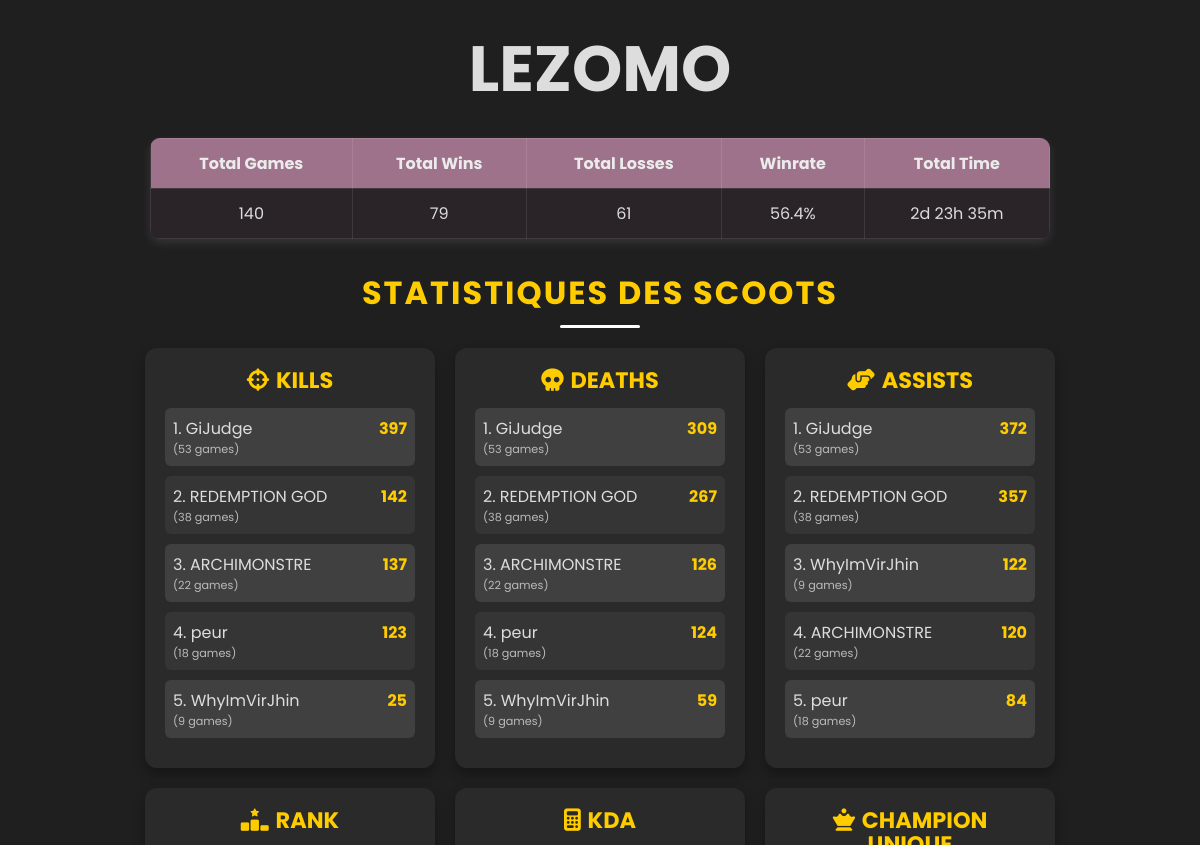
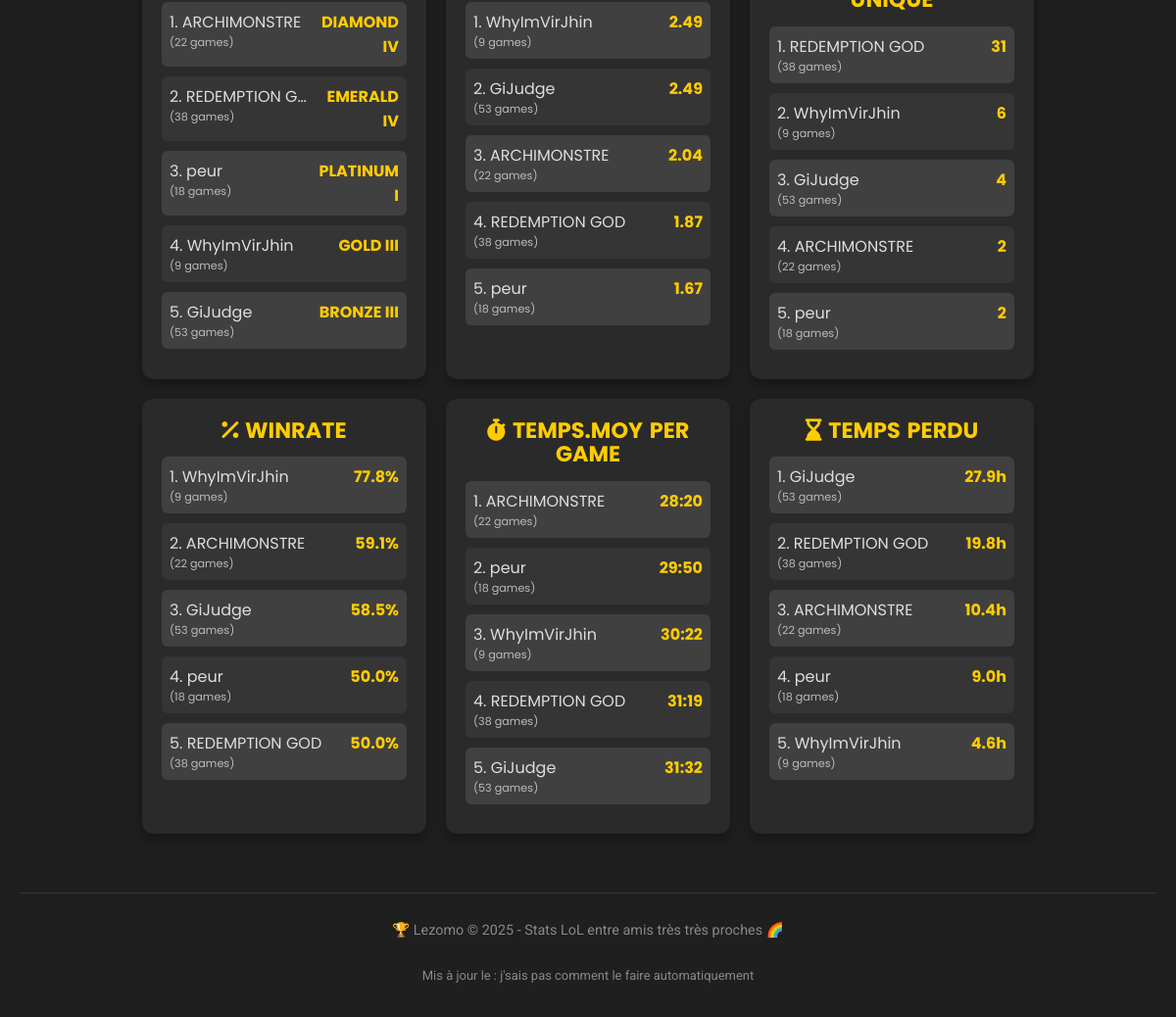
Before: / with the older database file (2 pictures, top to bottom).
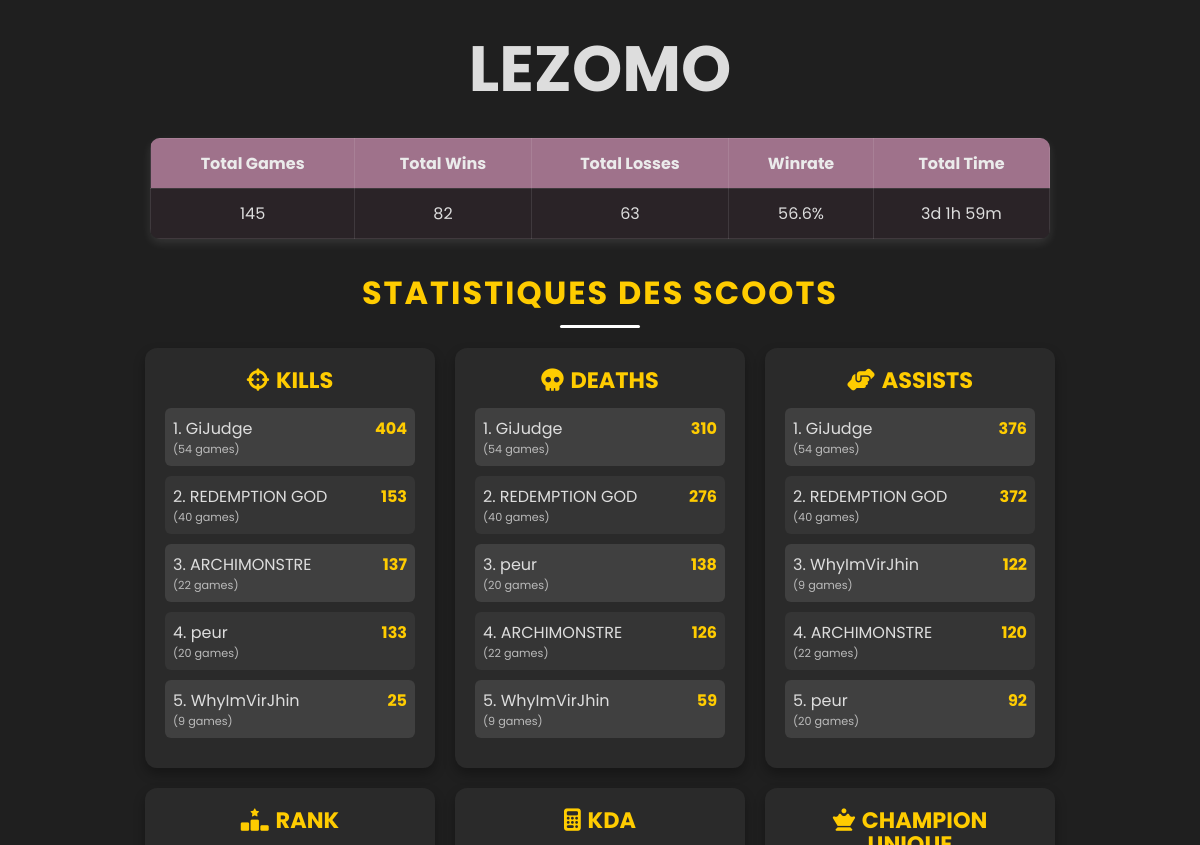
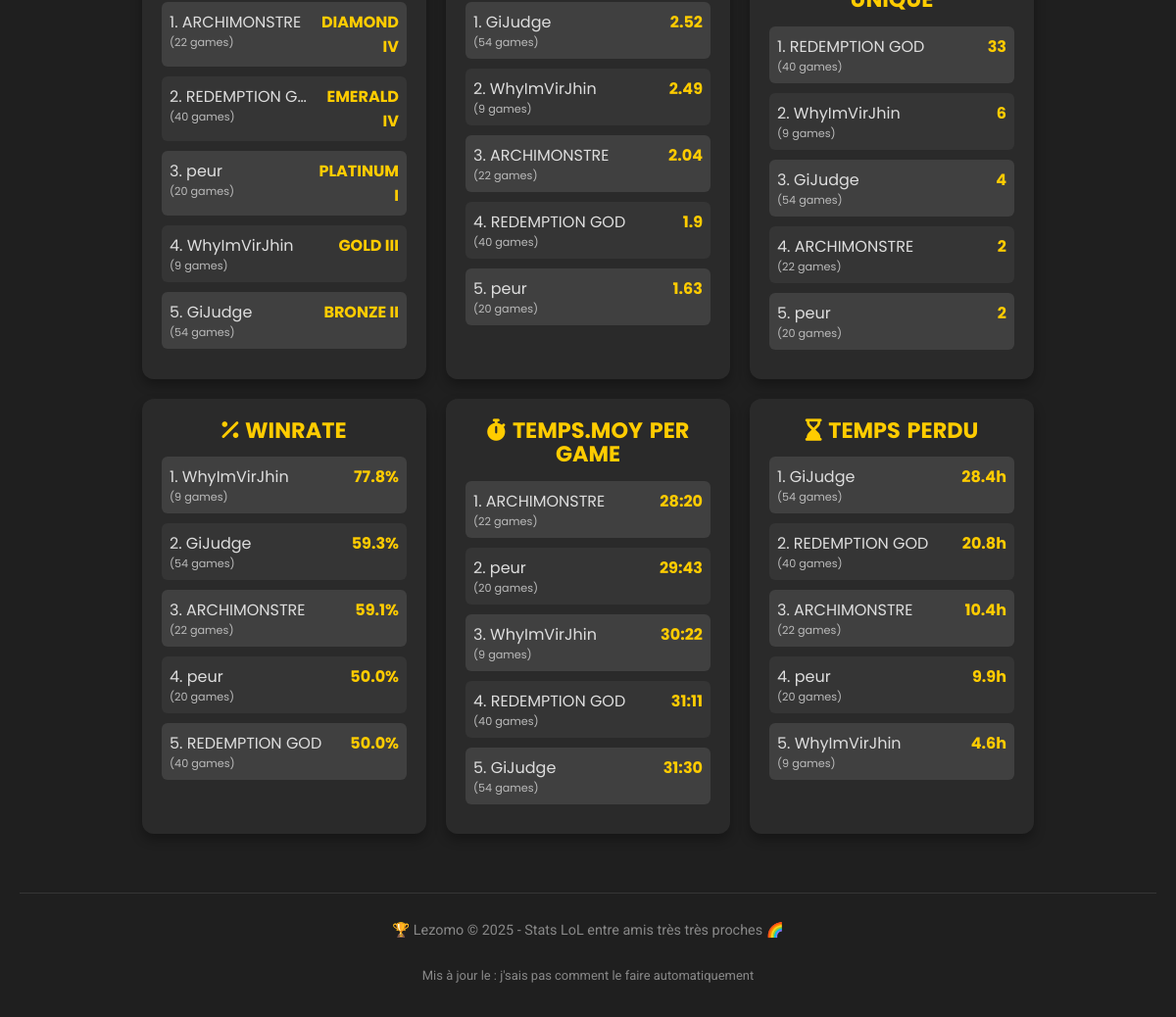
After: the same page with the newer database file (2 pictures, top to bottom).
### tables this page shows
CREATE TABLE players (
            player_id TEXT PRIMARY KEY,
            game_name TEXT,
            tag_line TEXT,
            puuid TEXT,
            summoner_id TEXT,
            summoner_level INTEGER,
            rank TEXT,
            tier TEXT,
            league_points INTEGER,
            wins INTEGER,
            losses INTEGER,
            winrate REAL,
            total_ranked_games INTEGER
        );

### app/flask_app.py (the view)
@app.route("/")
def index():
    stats_global = get_global_stats()
    stats_global["formatted_time"] = format_duration(stats_global["total_time"])
    df_players = get_all_players()
    rows = []
    for _, rowp in df_players.iterrows():
        player_id = rowp["player_id"]
        agg = get_player_aggregates(player_id)  # Renvoie kills, deaths, assists, avg_time, time_hours, etc.
        rows.append({
            "player_id": player_id,
            "game_name": rowp["game_name"],
            "rank": rowp["rank"],
            "tier": rowp["tier"],
            "kills": agg["kills"],
            "deaths": agg["deaths"],
            "assists": agg["assists"],
            "winrate": agg["winrate"],
            "total_games": agg["total_games"],
            "avg_time": agg["avg_time"],
            "time_hours": agg["time_hours"],
            "unique_champions": agg["unique_champions"],
        })
    df_all = pd.DataFrame(rows)
    top_kills = df_all.sort_values("kills", ascending=False).head(6).to_dict(orient="records")
    top_deaths = df_all.sort_values("deaths", ascending=False).head(6).to_dict(orient="records")
    top_assists = df_all.sort_values("assists", ascending=False).head(6).to_dict(orient="records")
    df_all["kda"] = (df_all["kills"] + df_all["assists"]) / df_all["deaths"].replace(0, 1)
    best_kda = df_all.sort_values("kda", ascending=False).head(6).to_dict(orient="records")
    best_winrate = df_all.sort_values("winrate", ascending=False).head(6).to_dict(orient="records")
    lowest_avg_time = df_all.sort_values("avg_time", ascending=True).head(6).to_dict(orient="records")
    best_total_time = df_all.sort_values("time_hours", ascending=False).head(6).to_dict(orient="records")
    most_champions = df_all.sort_values("unique_champions", ascending=False).head(6).to_dict(orient="records")
    df_all["rank_score"] = df_all.apply(lambda row: get_rank_score(row), axis=1)
    best_rank = df_all.sort_values("rank_score", ascending=True).head(6).to_dict(orient="records")
    return render_template(
        "rankings.html",
        stats=stats_global,
        most_kills_list=top_kills,
        most_deaths_list=top_deaths,
        most_assists_list=top_assists,
        best_kda_list=best_kda,
        best_winrate_list=best_winrate,
        lowest_avg_time_list=lowest_avg_time,
        best_total_time_list=best_total_time,
        most_champions_list=most_champions,
        best_rank_list=best_rank,
)

### app/data_manager.py (called while the page is built)
def get_global_stats():
    conn = sqlite3.connect(DB_PATH)
    cursor = conn.cursor()
    cursor.execute("SELECT COUNT(*) FROM matches")
    row = cursor.fetchone()
    total_games = row[0] if row and row[0] else 0
    cursor.execute("SELECT COUNT(*) FROM matches WHERE win=1")
    row2 = cursor.fetchone()
    total_wins = row2[0] if row2 and row2[0] else 0
    total_losses = total_games - total_wins
    cursor.execute("SELECT SUM(game_duration) FROM matches")
    row3 = cursor.fetchone()
    total_time = row3[0] if row3 and row3[0] else 0
    conn.close()
    if total_games > 0:
        global_winrate = (total_wins / total_games) * 100
    else:
        global_winrate = 0
    return {
        "total_games": total_games,
        "total_wins": total_wins,
        "total_losses": total_losses,
        "global_winrate": global_winrate,
        "total_time": total_time
    }

### app/flask_app.py (called while the page is built)
def get_rank_score(player):
    base = rank_value.get(player["rank"], 10)  # par défaut 10 => UNRANKED
    tier_offset = {
        "I": 0.0,
        "II": 0.25,
        "III": 0.50,
        "IV": 0.75
    }
    offset = tier_offset.get(player["tier"], 0)
    return base + offset

def get_all_players():
    conn = sqlite3.connect(DB_PATH)
    df = pd.read_sql_query("SELECT * FROM players", conn)
    conn.close()
    return df

def format_duration(seconds):
    days = seconds // 86400
    remain = seconds % 86400
    hours = remain // 3600
    remain %= 3600
    minutes = remain // 60
    parts = []
    if days > 0:
        parts.append(f"{days}d")
    if hours > 0:
        parts.append(f"{hours}h")
    if minutes > 0:
        parts.append(f"{minutes}m")
    if not parts:
        parts.append("0m")
    return " ".join(parts)

### app/templates/rankings.html (shortened to what this page needs)
<!DOCTYPE html>
<html lang="fr">
<head>
    <link rel="stylesheet" href="{{ url_for('static', filename='css/styles.css') }}">
    <link rel="stylesheet" href="https://cdnjs.cloudflare.com/ajax/libs/font-awesome/6.5.1/css/all.min.css">
</head>
<body>
    <div class="wave-container">
        <h1 class="wave-text">
            <span>L</span><span>E</span><span>Z</span><span>O</span><span>M</span><span>O</span>
        </h1>
    </div>
    <table class="global-stats">
        <tr>
            <th>Total Games</th>
            <th>Total Wins</th>
            <th>Total Losses</th>
            <th>Winrate</th>
            <th>Total Time</th>
        </tr>
        <tr>
            <td>{{ stats.total_games }}</td>
            <td>{{ stats.total_wins }}</td>
            <td>{{ stats.total_losses }}</td>
            <td>{{ stats.global_winrate|round(1) }}%</td>
            <td>{{ stats.formatted_time }}</td>
        </tr>
    </table>
    <h2>STATISTIQUES DES SCOOTS</h2>
    <div class="container">
        <div class="ranking-box">
            <div class="ranking-title">
                <i class="fa-solid fa-crosshairs"></i> KILLS
            </div>
            {% if most_kills_list %}
                {% for player in most_kills_list %}
                    <div class="player-row">
                        <div class="player-name">
                            {{ loop.index }}. {{ player.game_name }}
                            <div class="games-played">({{ player.total_games }} games)</div>
                        </div>
                        <div class="score">{{ player.kills }}</div>
                    </div>
                {% endfor %}
            {% else %}
                <p>No data</p>
            {% endif %}
        </div>
        <div class="ranking-box">
            <div class="ranking-title">
                <i class="fa-solid fa-skull"></i> DEATHS
            </div>
            {% if most_deaths_list %}
                {% for player in most_deaths_list %}
                    <div class="player-row">
                        <div class="player-name">
                            {{ loop.index }}. {{ player.game_name }}
                            <div class="games-played">({{ player.total_games }} games)</div>
                        </div>
                        <div class="score">{{ player.deaths }}</div>
                    </div>
                {% endfor %}
            {% else %}
                <p>No data</p>
            {% endif %}
        </div>
        <div class="ranking-box">
            <div class="ranking-title">
                <i class="fa-solid fa-handshake-angle"></i> ASSISTS
            </div>
            {% if most_assists_list %}
                {% for player in most_assists_list %}
                    <div class="player-row">
                        <div class="player-name">
                            {{ loop.index }}. {{ player.game_name }}
                            <div class="games-played">({{ player.total_games }} games)</div>
                        </div>
                        <div class="score">{{ player.assists }}</div>
                    </div>
                {% endfor %}
            {% else %}
                <p>No data</p>
            {% endif %}
        </div>
    </div>
    <div class="container">
        <div class="ranking-box rank-box">
            <div class="ranking-title"><i class="fa-solid fa-ranking-star"></i> RANK</div>
            {% for player in best_rank_list %}
                <div class="player-row">
                    <div class="player-name">
                        {{ loop.index }}. {{ player.game_name }}
                        <div class="games-played">({{ player.total_games }} games)</div>
                    </div>
                    <div class="score">{{ player.tier }} {{ player.rank }}</div>
                </div>
            {% endfor %}
        </div>
        <div class="ranking-box">
            <div class="ranking-title">
                <i class="fa-solid fa-calculator"></i> KDA
            </div>
            {% if best_kda_list %}
                {% for player in best_kda_list %}
                    <div class="player-row">
                        <div class="player-name">
                            {{ loop.index }}. {{ player.game_name }}
                            <div class="games-played">({{ player.total_games }} games)</div>
                        </div>
                        {% set ratio = ((player.kills + player.assists) / (player.deaths if player.deaths != 0 else 1)) %}
                        <div class="score">{{ ratio|round(2) }}</div>
                    </div>
                {% endfor %}
            {% else %}
                <p>No data</p>
            {% endif %}
        </div>
        <div class="ranking-box">
            <div class="ranking-title">
                <i class="fa-solid fa-chess-queen"></i> CHAMPION UNIQUE
            </div>
            {% if most_champions_list %}
                {% for player in most_champions_list %}
                    <div class="player-row">
                        <div class="player-name">
                            {{ loop.index }}. {{ player.game_name }}
                            <div class="games-played">({{ player.total_games }} games)</div>
                        </div>
                        <div class="score">{{ player.unique_champions }}</div>
                    </div>
                {% endfor %}
            {% else %}
                <p>No data</p>
            {% endif %}
        </div>
    </div>
    <div class="three-container">
        <div class="ranking-box">
            <div class="ranking-title">
                <i class="fa-solid fa-percent"></i> WINRATE
            </div>
            {% if best_winrate_list %}
                {% for player in best_winrate_list %}
                    <div class="player-row">
                        <div class="player-name">
                            {{ loop.index }}. {{ player.game_name }}
                            <div class="games-played">({{ player.total_games }} games)</div>
                        </div>
                        <div class="score">{{ player.winrate|round(1) }}%</div>
                    </div>
                {% endfor %}
            {% else %}
                <p>No data</p>
            {% endif %}
        </div>
        <div class="ranking-box">
            <div class="ranking-title">
                <i class="fa-solid fa-stopwatch"></i> TEMPS.MOY PER GAME
            </div>
            {% if lowest_avg_time_list %}
                {% for player in lowest_avg_time_list %}
                    <div class="player-row">
                        <div class="player-name">
                            {{ loop.index }}. {{ player.game_name }}
                            <div class="games-played">({{ player.total_games }} games)</div>
                        </div>
                        {% set avg_secs = player.avg_time %}
                        {% set mins = (avg_secs // 60)|int %}
                        {% set secs = (avg_secs % 60)|int %}
                        <div class="score">{{ mins }}:{{ '%02d'|format(secs) }}</div>
                    </div>
                {% endfor %}
            {% else %}
                <p>No data</p>
            {% endif %}
        </div>
        <div class="ranking-box">
            <div class="ranking-title">
                <i class="fa-solid fa-hourglass-end"></i> TEMPS PERDU
            </div>
            {% if best_total_time_list %}
                {% for player in best_total_time_list %}
                    <div class="player-row">
                        <div class="player-name">
                            {{ loop.index }}. {{ player.game_name }}
                            <div class="games-played">({{ player.total_games }} games)</div>
                        </div>
                        <div class="score">
                            {{ player.time_hours|round(1) }}h
                        </div>
                    </div>
                {% endfor %}
            {% else %}
                <p>No data</p>
            {% endif %}
        </div>
    </div>
<footer>
    <p>🏆 Lezomo © 2025 - Stats LoL entre amis très très proches 🌈</p>
    <div class="last-update">
        Mis à jour le : j'sais pas comment le faire automatiquement
    </div>
</footer>
</body>
</html>

### static/css/styles.css (style rules this page uses)
body { font-family: 'Roboto', sans-serif; margin: 20px; background: #1f1f1f; color: #ddd; }
h1, h2 { text-align: center; }
.wave-text span { display: inline-block; font-size: 4rem; animation: wave 2s ease-in-out infinite; font-family: 'Poppins', sans-serif; }
.wave-text span:nth-child(1) { animation-delay: 0s; }
.wave-text span:nth-child(2) { animation-delay: 0.2s; }
.wave-text span:nth-child(3) { animation-delay: 0.4s; }
.wave-text span:nth-child(4) { animation-delay: 0.6s; }
.container, .three-container { display: flex; gap: 20px; justify-content: center; flex-wrap: wrap; margin-bottom: 20px; }
.ranking-box { background: #2a2a2a; border-radius: 12px; padding: 20px; width: 250px; text-align: center; box-shadow: 0px 6px 12px rgba(0, 0, 0, 0.3); transition: transform 0.3s ease-in-out; }
.rank-box .player-name { overflow: hidden; white-space: nowrap; text-overflow: ellipsis; max-width: 65%; }
.rank-box .score { width: 35%; text-align: right; padding-left: 5px; }
.ranking-title { font-size: 1.4em; font-weight: bold; margin-bottom: 15px; color: #ffcc00; text-transform: uppercase; font-family: 'Poppins', sans-serif; }
.player-row { margin: 10px 0; display: flex; justify-content: space-between; padding: 8px; border-radius: 6px; background: rgba(255, 255, 255, 0.05); font-family: 'Poppins', sans-serif; }
.player-name { text-align: left; font-weight: 400; }
.score { font-weight: bold; color: #ffcc00; }
.games-played { font-size: 0.7em; color: #bbb; }
table.global-stats { margin: 20px auto; border-collapse: collapse; width: 80%; max-width: 900px; overflow: hidden; box-shadow: 0px 4px 10px rgba(255, 255, 255, 0.1); background-color: rgba(250, 120, 196, 0.05); border-radius: 10px; font-family: 'Poppins', sans-serif; }
table.global-stats th, table.global-stats td { border: 1px solid rgba(255, 255, 255, 0.1); padding: 12px; text-align: center; }
table.global-stats th { background-color: #e4a1c7a1; color: #ebebeb; font-weight: bold; }
.player-row:nth-child(odd) { background: rgba(255, 255, 255, 0.05); }
.player-row:nth-child(even) { background: rgba(255, 255, 255, 0.1); }
.player-row { transition: background 0.3s, transform 0.2s; }
.ranking-title { word-wrap: break-word; hyphens: auto; line-height: 1.1em; padding: 0 5px; word-spacing: 2px; }
footer { text-align: center; margin-top: 40px; padding: 15px; font-size: 0.9em; color: #888; border-top: 1px solid rgba(255,255,255,0.1); }
body { animation: fadeIn 1s ease-in; }
.last-update { font-size: 0.9em; color: #888; text-align: center; margin-top: 30px; }
h2 { font-family: 'Poppins', sans-serif; color: #ffcc00; font-size: 2em; text-align: center; text-transform: uppercase; letter-spacing: 2px; margin: 30px 0 20px; position: relative; }
h2::after { content: ''; display: block; width: 80px; height: 3px; background-color: #ffffff; margin: 8px auto 0; border-radius: 2px; }

Changed rows visible on the page:
changed players "GiJudge": total_games "53" → "54"; kills "397" → "404"; deaths "309" → "310"; assists "372" → "376"; rank "III" → "II"; ratio "2.49" → "2.52"; winrate "58.5" → "59.3"; secs "32" → "30"; time_hours "27.9" → "28.4"; moves up the list
changed players "REDEMPTION GOD": total_games "38" → "40"; kills "142" → "153"; deaths "267" → "276"; assists "357" → "372"; ratio "1.87" → "1.9"; unique_champions "31" → "33"; secs "19" → "11"; time_hours "19.8" → "20.8"
changed players "peur": total_games "18" → "20"; kills "123" → "133"; deaths "124" → "138"; assists "84" → "92"; ratio "1.67" → "1.63"; secs "50" → "43"; time_hours "9.0" → "9.9"; moves up the list
Other visible differences:
{{ stats.total_games }}: "140" → "145"
{{ stats.total_wins }}: "79" → "82"
{{ stats.total_losses }}: "61" → "63"
{{ stats.global_winrate|round(1) }}: "56.4" → "56.6"
{{ stats.formatted_time }}: "2d 23h 35m" → "3d 1h 59m"
